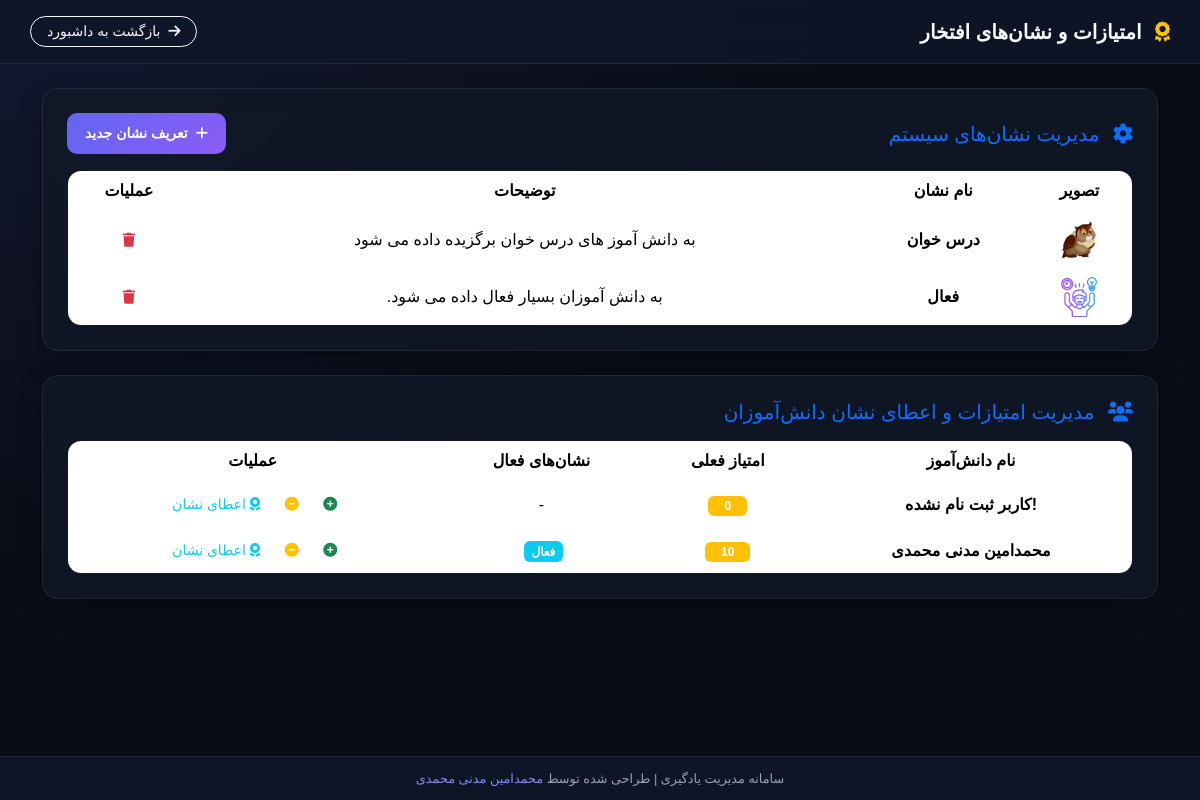
The app's page /dashboard/gamification/index.php (signed in) with its own data.
### tables this page shows
CREATE TABLE `badges` (
  `id` int(11) NOT NULL AUTO_INCREMENT,
  `name` varchar(100) NOT NULL,
  `description` text DEFAULT NULL,
  `image_url` varchar(255) DEFAULT NULL,
  PRIMARY KEY (`id`)
);

CREATE TABLE `users` (
  `id` int(11) NOT NULL AUTO_INCREMENT,
  `name` varchar(100) NOT NULL,
  `name_en` varchar(255) DEFAULT NULL,
  `username` varchar(100) NOT NULL,
  `password` varchar(255) NOT NULL,
  `role` enum('student','teacher','admin') NOT NULL,
  `national_id` varchar(10) DEFAULT NULL,
  `class_id` int(11) DEFAULT NULL,
  `phone` varchar(11) DEFAULT NULL,
  `created_at` datetime DEFAULT current_timestamp(),
  `last_active` datetime DEFAULT NULL ON UPDATE current_timestamp(),
  `extension_token` varchar(250) DEFAULT NULL,
  PRIMARY KEY (`id`),
  UNIQUE KEY `username` (`username`),
  KEY `class_id` (`class_id`),
  CONSTRAINT `users_ibfk_1` FOREIGN KEY (`class_id`) REFERENCES `classes` (`id`) ON DELETE SET NULL
);

### dashboard/gamification/index.php (the view, shortened to what this page needs)
<?php
require_once '../../db.php';
$user_id = $_SESSION['user_id'];
$role = $_SESSION['role'];
$stmt = $pdo->prepare("SELECT b.id, b.name, b.description, b.image_url FROM user_badges ub JOIN badges b ON ub.badge_id = b.id WHERE ub.user_id = ?");
$stmt->execute([$user_id]);
$user_badges = $stmt->fetchAll(PDO::FETCH_ASSOC);
$user_badge_ids = array_column($user_badges, 'id');
$stmt = $pdo->prepare("SELECT id, name, description, image_url FROM badges");
$stmt->execute();
$all_badges = $stmt->fetchAll(PDO::FETCH_ASSOC);
$students = [];
if ($role === 'admin') {
    $stmt = $pdo->prepare("
        SELECT u.id, u.name, COALESCE(up.points, 0) as points, GROUP_CONCAT(b.id) as badge_ids
        FROM users u
        LEFT JOIN user_points up ON u.id = up.user_id
        LEFT JOIN user_badges ub ON u.id = ub.user_id
        LEFT JOIN badges b ON ub.badge_id = b.id
        WHERE u.role = 'student'
        GROUP BY u.id, u.name, up.points
        ORDER BY u.name
    ");
    $stmt->execute();
    $students = $stmt->fetchAll(PDO::FETCH_ASSOC);
}
usort($all_badges, function($a, $b) use ($user_badge_ids) {
    $a_has = in_array($a['id'], $user_badge_ids);
    $b_has = in_array($b['id'], $user_badge_ids);
    return $a_has === $b_has ? 0 : ($a_has ? -1 : 1);
});
?>
<!DOCTYPE html>
<html lang="fa" dir="rtl">
<head>
    <link href="../../css/bootstrap.rtl.min.css" rel="stylesheet">
    <link href="https://cdn.jsdelivr.net/gh/rastikerdar/vazirmatn@v33.003/Vazirmatn-font-face.css" rel="stylesheet">
    <link href="../../css/all.min.css" rel="stylesheet">
    <link rel="stylesheet" href="../../css/fontawesome.min.css">
</head>
<body>
    <div class="topbar">
        <span class="fw-bold fs-5"><i class="fas fa-award text-warning me-2"></i> امتیازات و نشان‌های افتخار</span>
        <a href="../index.php" class="btn btn-sm btn-outline-light rounded-pill px-3"><i class="fas fa-arrow-right me-1"></i> بازگشت به داشبورد</a>
    </div>
    <div class="container mt-4">
        <?php if ($role === 'admin'): ?>
            <div class="card-custom mb-4">
                <div class="d-flex justify-content-between align-items-center mb-3">
                    <h5 class="m-0 text-primary"><i class="fas fa-cog me-2"></i> مدیریت نشان‌های سیستم</h5>
                    <button class="btn btn-gradient-primary btn-sm" data-bs-toggle="modal" data-bs-target="#addBadgeModal"><i class="fas fa-plus me-1"></i> تعریف نشان جدید</button>
                </div>
                <div class="table-responsive">
                    <table class="table text-center align-middle m-0">
                        <thead>
                            <tr>
                                <th>تصویر</th>
                                <th>نام نشان</th>
                                <th>توضیحات</th>
                                <th>عملیات</th>
                            </tr>
                        </thead>
                        <tbody>
                            <?php foreach ($all_badges as $b): ?>
                                <tr>
                                    <td><img src="<?php echo htmlspecialchars($b['image_url'] ?: '../../assets/images/default-badge.png'); ?>" style="width: 40px; height: 40px; object-fit: contain;"></td>
                                    <td><strong><?php echo htmlspecialchars($b['name']); ?></strong></td>
                                    <td class="classes"><?php echo htmlspecialchars($b['description'] ?: '-'); ?></td>
                                    <td>
                                        <button class="btn btn-sm btn-outline-danger border-0" onclick="deleteBadge(<?php echo $b['id']; ?>)"><i class="fas fa-trash"></i></button>
                                    </td>
                                </tr>
                            <?php endforeach; ?>
                        </tbody>
                    </table>
                </div>
            </div>
            <div class="card-custom">
                <h5 class="mb-3 text-primary"><i class="fas fa-users me-2"></i> مدیریت امتیازات و اعطای نشان دانش‌آموزان</h5>
                <div class="table-responsive">
                    <table class="table text-center align-middle m-0">
                        <thead>
                            <tr>
                                <th>نام دانش‌آموز</th>
                                <th>امتیاز فعلی</th>
                                <th>نشان‌های فعال</th>
                                <th>عملیات</th>
                            </tr>
                        </thead>
                        <tbody>
                            <?php foreach ($students as $stu): ?>
                                <?php
                                $stu_badge_ids = $stu['badge_ids'] ? explode(',', $stu['badge_ids']) : [];
                                $stu_badges = array_filter($all_badges, fn($b) => in_array($b['id'], $stu_badge_ids));
                                ?>
                                <tr>
                                    <td><strong><?php echo htmlspecialchars($stu['name']); ?></strong></td>
                                    <td><span class="badge bg-warning bg-opacity-20 px-3 py-1"><?php echo $stu['points']; ?></span></td>
                                    <td>
                                        <?php foreach ($stu_badges as $badge): ?>
                                            <span class="badge bg-info bg-opacity-20 me-1"><?php echo htmlspecialchars($badge['name']); ?></span>
                                        <?php endforeach; ?>
                                        <?php if (empty($stu_badges)): ?><span class="classes">-</span><?php endif; ?>
                                    </td>
                                    <td>
                                        <button class="btn btn-sm btn-outline-success border-0 me-1" onclick="addPoints(<?php echo $stu['id']; ?>)" title="افزایش امتیاز"><i class="fas fa-plus-circle"></i></button>
                                        <button class="btn btn-sm btn-outline-warning border-0 me-1" onclick="subtractPoints(<?php echo $stu['id']; ?>)" title="کاهش امتیاز"><i class="fas fa-minus-circle"></i></button>
                                        <button class="btn btn-sm btn-outline-info border-0 me-1" data-bs-toggle="modal" data-bs-target="#awardBadgeModal" onclick="setAwardBadgeUser(<?php echo $stu['id']; ?>)"><i class="fas fa-award"></i> اعطای نشان</button>
                                    </td>
                                </tr>
                            <?php endforeach; ?>
                        </tbody>
                    </table>
                </div>
            </div>
        <?php endif; ?>
    </div>
    <footer>
        سامانه مدیریت یادگیری | طراحی شده توسط <a href="https://aminmadani.ir" target="_blank">محمدامین مدنی محمدی</a>
    </footer>
</body>
</html>

### dashboard/gamification/index.php (style rules this page uses)
:root { --bg-dark: #090d16; --bg-card: rgba(17, 24, 39, 0.8); --border-color: rgba(255, 255, 255, 0.08); --primary-accent: #6366f1; --text-main: #f8fafc; --classes: #94a3b8; }
* { font-family: 'Vazirmatn', sans-serif; box-sizing: border-box; }
body { background-color: var(--bg-dark); background-image: radial-gradient(at 0% 0%, rgba(99, 102, 241, 0.12) 0px, transparent 50%); color: var(--text-main); min-height: 100vh; padding-bottom: 80px; margin: 0; }
.topbar { background: rgba(15, 23, 42, 0.85); backdrop-filter: blur(12px); border-bottom: 1px solid var(--border-color); padding: 16px 30px; display: flex; justify-content: space-between; align-items: center; }
.card-custom { background: var(--bg-card); border: 1px solid var(--border-color); border-radius: 16px; backdrop-filter: blur(12px); padding: 24px; box-shadow: 0 10px 30px -10px rgba(0, 0, 0, 0.5); }
.btn-gradient-primary { background: linear-gradient(135deg, #6366f1, #8b5cf6) !important; border: none !important; color: white !important; border-radius: 10px !important; padding: 10px 18px !important; font-weight: 600 !important; }
table { background: var(--bg-card); border-radius: 14px; overflow: hidden; border: 1px solid var(--border-color); color: var(--text-main) !important; }
table thead { background: #0f172a; }
table th { color: var(--classes); font-weight: 600; padding: 14px; border-bottom: 1px solid var(--border-color); }
table td { padding: 12px 14px; border-bottom: 1px solid var(--border-color); vertical-align: middle; }
footer { position: fixed; bottom: 0; left: 0; right: 0; text-align: center; padding: 12px; background: rgba(15, 23, 42, 0.9); backdrop-filter: blur(10px); color: var(--classes); font-size: 0.8rem; border-top: 1px solid var(--border-color); z-index: 99; }
footer a { color: #818cf8; text-decoration: none; }

### records on screen
badges: image_url (picture), name "درس خوان", description "به دانش آموز های درس خوان برگزیده داده می شود"
badges: image_url (picture), name "فعال", description "به دانش آموزان بسیار فعال داده می شود."
users: name "!کاربر ثبت نام نشده", points "0"
users: name "محمدامین مدنی محمدی", points "10"
